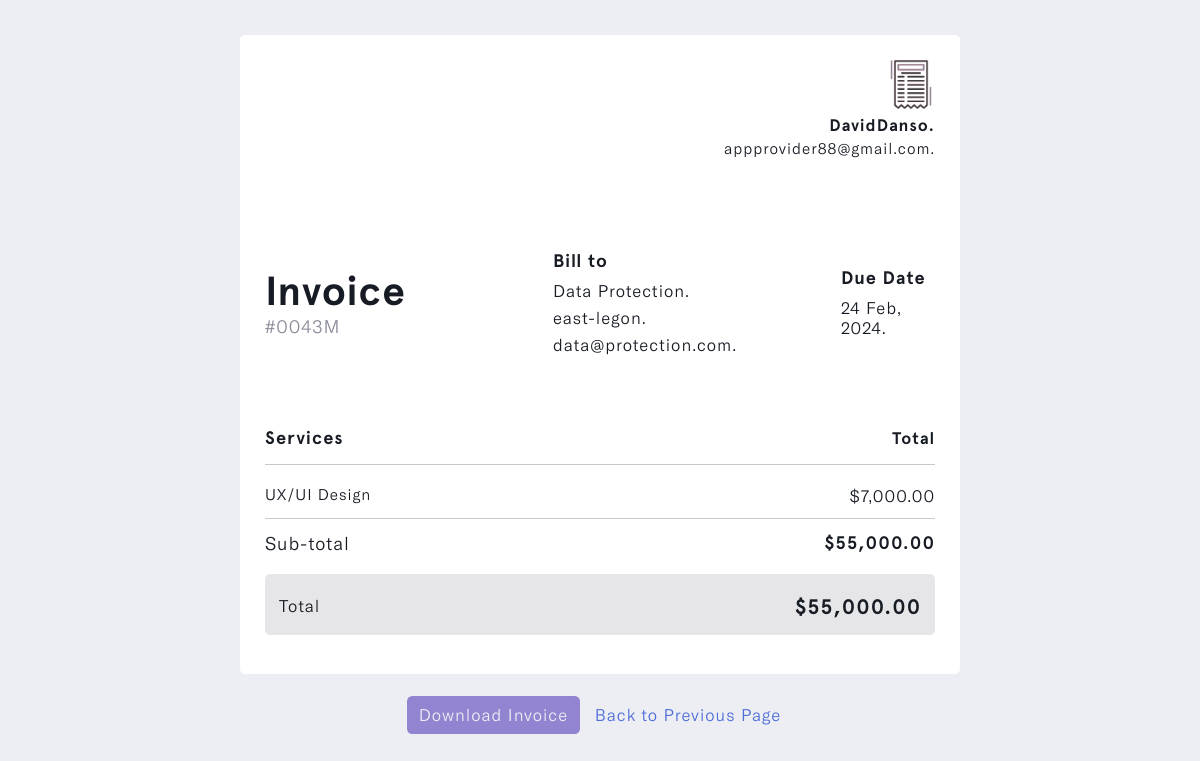
Page /preview-invoice/cac9f36a256446ad8d9d7d3da38fd64a (signed in) on the earlier database version.
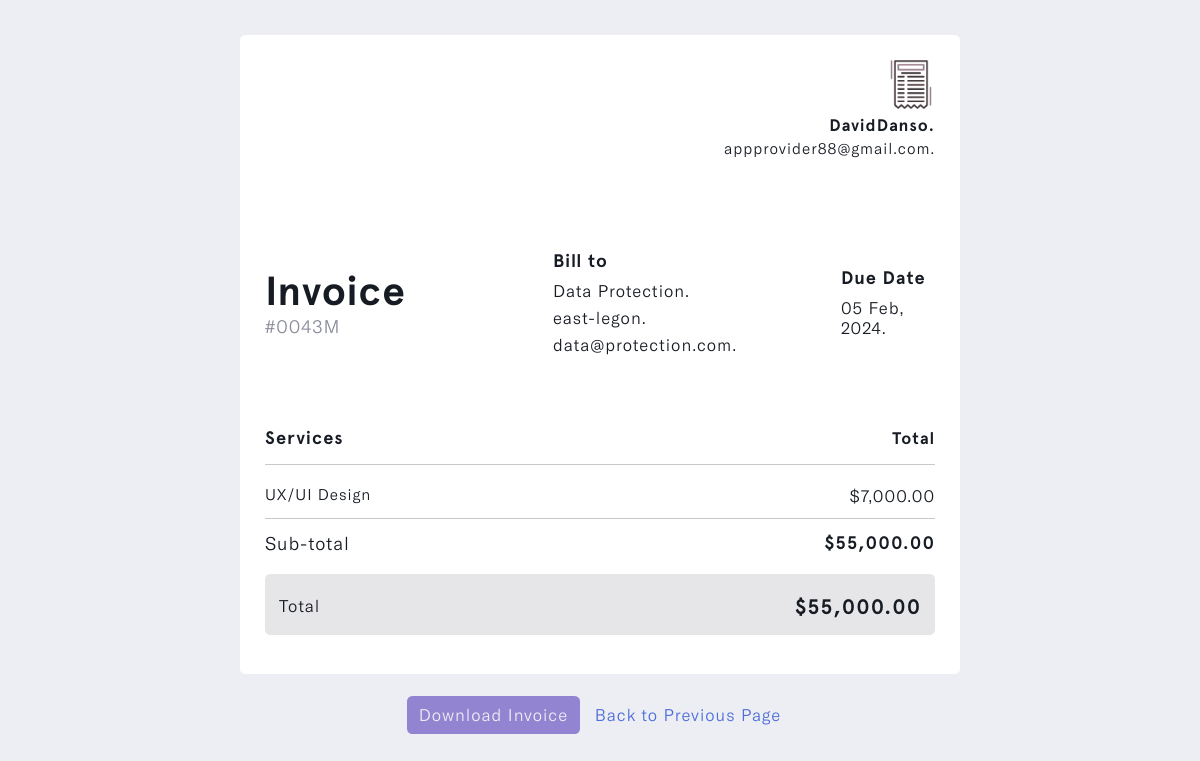
Same page on the later database version.
### invoice/models.py (models this page shows, shortened)
class Invoice(models.Model):
    STATUS = (
        ('Pending', 'Pending'),
        ('Paid', 'Paid')
    )
    CURRENCY = (
        ('USD', 'USD'),
        ('GHS', 'GHS'),
        ('GBP', 'GBP'),
        ('EUR', 'EUR'),
        ('NGN', 'NGN'),
    )
    account_owner = models.ForeignKey(Profile, on_delete=models.CASCADE)
    project_name = models.CharField(max_length=255)
    project_duration = models.CharField(max_length=50)
    client_name = models.ForeignKey(Client, on_delete=models.CASCADE, to_field='name', related_name='invoice',
                                    help_text='Select a client for this entry.')
    invoice_status = models.CharField(max_length=200, choices=STATUS)
    payment_date = models.DateField(max_length=200, null=True)
    currency = models.CharField(max_length=200, choices=CURRENCY)
    invoice_image = models.ImageField(null=True, blank=True, upload_to='invoice_image/', default='invoice.png')
    client_note = models.TextField(max_length=100000, null=True, blank=True)
    total = models.IntegerField(default=0, null=True, blank=True)
    updated_time_stamp = models.DateTimeField(auto_now=True)
    created_time_stamp = models.DateTimeField(auto_now_add=True)
    id = models.UUIDField(default=uuid.uuid4, primary_key=True, unique=True, editable=False)
    @property
    def invoiceImageURL(self):
        try:
            url = self.invoice_image.url
        except:
            url = ''
        return url
    class Meta:
        ordering = ['-updated_time_stamp']

class Client(models.Model):
    account_owner = models.ForeignKey(Profile, on_delete=models.CASCADE)
    name = models.CharField(max_length=50, unique=True)
    address = models.CharField(max_length=255, default='...')
    country = models.CharField(max_length=50)
    email = models.EmailField(max_length=100, unique=True, default='...')
    phone_number = models.IntegerField(null=True, blank=True, default='(xxx)xxx-xxxx')
    city_state = models.CharField(max_length=50)
    postal_code = models.CharField(max_length=30, default='...')
    client_avatar = models.ImageField(null=True, blank=True, upload_to='client_avatar/', default='emil-kowalski.png')
    updated_time_stamp = models.DateTimeField(auto_now=True)
    created_time_stamp = models.DateTimeField(auto_now_add=True)
    id = models.UUIDField(default=uuid.uuid4, primary_key=True, unique=True, editable=False)
    class Meta:
        ordering = ['-updated_time_stamp']
    def __str__(self):
        return self.name

### user/models.py (models this page shows, shortened)
class Profile(models.Model):
    user = models.OneToOneField(User, on_delete=models.CASCADE, blank=True, null=True)
    name = models.CharField(max_length=255, unique=True)
    username = models.CharField(max_length=255, unique=True)
    email = models.EmailField(max_length=255, unique=True)
    updated_time_stamp = models.DateTimeField(auto_now=True)
    created_time_stamp = models.DateTimeField(auto_now_add=True)
    id = models.UUIDField(default=uuid.uuid4, primary_key=True, unique=True, editable=False)

### invoice/views.py (the view)
# urls.py: path('preview-invoice/<str:pk>', views.preview_invoice, name='preview-invoice'),
@login_required(login_url='login')
def preview_invoice(request, pk):
    profile = request.user.profile
    invoice = profile.invoice_set.get(id=pk)
    context = {'invoice': invoice, 'profile': profile}
    return render(request, 'invoice/preview-invoice.html', context)

### invoice/templates/invoice/preview-invoice.html (shortened to what this page needs)
{% load static %}
{% load humanize %}
<!DOCTYPE html>
<html lang="en" class="js has-scroll-init has-scroll-smooth">
  <head>
    <link rel="stylesheet" href="{% static '/css/bootstrap.min.css' %}" />
    <link rel="stylesheet" href="{% static '/css/preview-invoice.css' %}" />
    <link
      rel="stylesheet"
      href="https://maxcdn.bootstrapcdn.com/font-awesome/4.5.0/css/font-awesome.min.css"
    />
  </head>
  <body
    id="pageTop"
    class="page-content"
    data-spy="scroll"
    data-target="#mainNav"
  >
    <main>
      <div data-scroll class="page page--layout-2" id="main">
        <div id="preview--invoice">
          <div class="container-fluid">
            <div class="preview--invoice-intro">
              <div class="card d-flex mx-auto">
                <div class="card-body">
                  <div id="invoice--from">
                    <div id="invoice--from-img">
                      <img
                        src="{{invoice.invoiceImageURL}}"
                        class="img-fluid"
                        id="img_"
                        alt="img_"
                      />
                    </div>
                    <h3 id="name_">{{profile.name}}.</h3>
                    <p id="email_">{{profile.email}}.</p>
                  </div>
                  <div class="row" id="invoice--info">
                    <div class="col-5 col-md-5 align-self-center">
                      <h1>
                        Invoice
                        <span>#0043M</span>
                      </h1>
                    </div>
                    <div class="col-7 col-md-5">
                      <h4>Bill to</h4>
                      <h6>{{invoice.client_name}}.</h6>
                      <h6>{{invoice.client_name.address}}.</h6>
                      <h6>{{invoice.client_name.email}}.</h6>
                    </div>
                    <div class="col-md-2 align-self-center">
                      <h4>Due Date</h4>
                      <h6>{{ invoice.payment_date|date:"d M, Y" }}.</h6>
                    </div>
                  </div>
                  <h2>
                    Services
                    <span>Total</span>
                  </h2>
                  <hr id="line--divider" />
                  <h3>
                    UX/UI Design
                    <span>$7,000.00</span>
                  </h3>
                  <hr id="line--divider" />
                  <h2 id="total_">
                    Sub-total
                    <span>$55,000.00</span>
                  </h2>
                  <div id="total--card">
                    <div class="card">
                      <div class="card-body">
                        <h2>
                          Total
                          <span>$55,000.00</span>
                        </h2>
                      </div>
                    </div>
                  </div>
                </div>
              </div>
              <div id="btn--actions">
                <center>
                  <a href="#btns" class="btn download--btn">
                    Download Invoice
                  </a>
                  <a href="javascript:history.back()" class="btn return--btn">
                    Back to Previous Page
                  </a>
                </center>
              </div>
            </div>
          </div>
        </div>
      </div>
    </main>
  </body>
</html>

Differences in the rows shown:
changed Invoice "Data Protection": payment_date "24 Feb, 2024" → "05 Feb, 2024"
